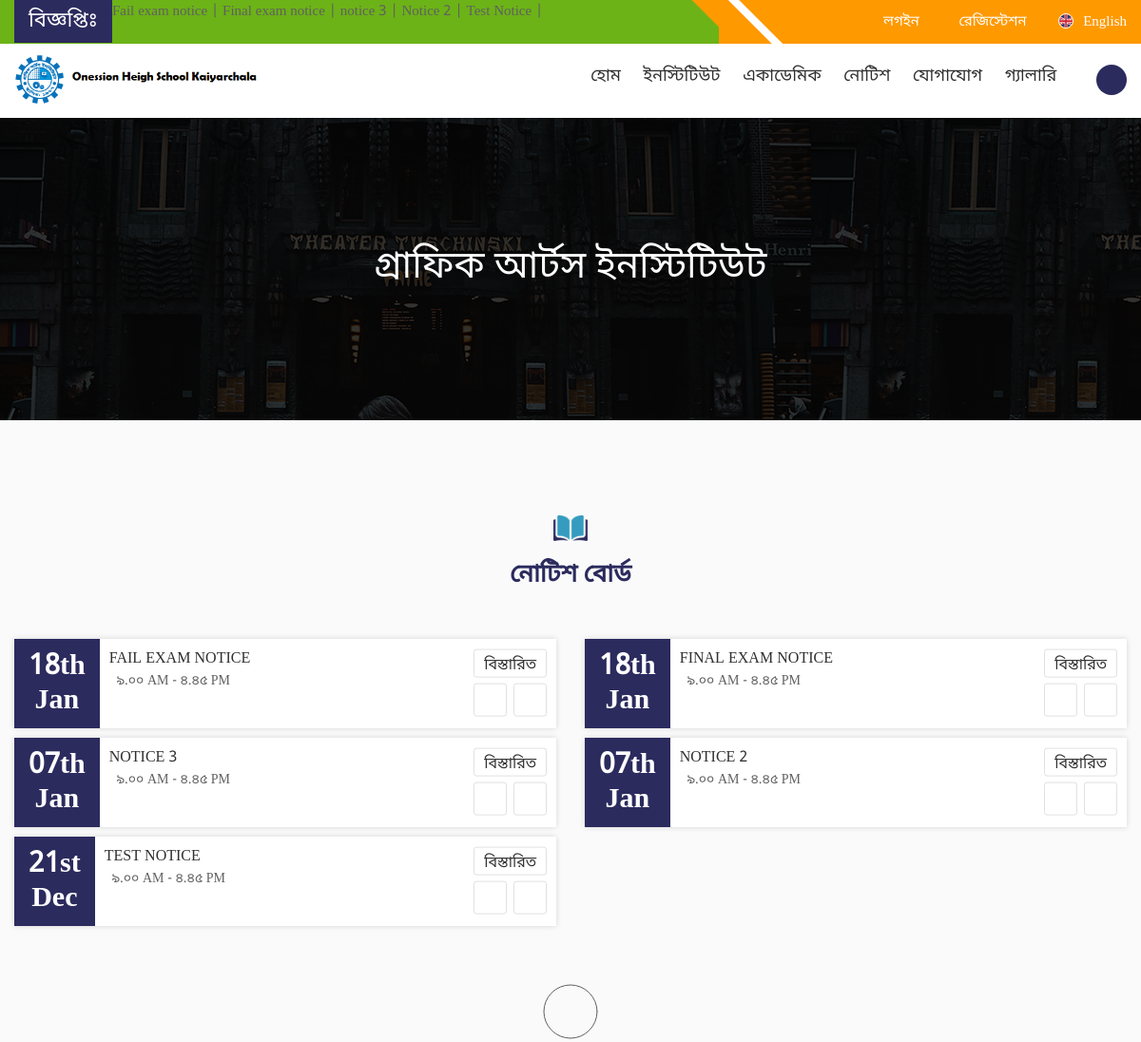
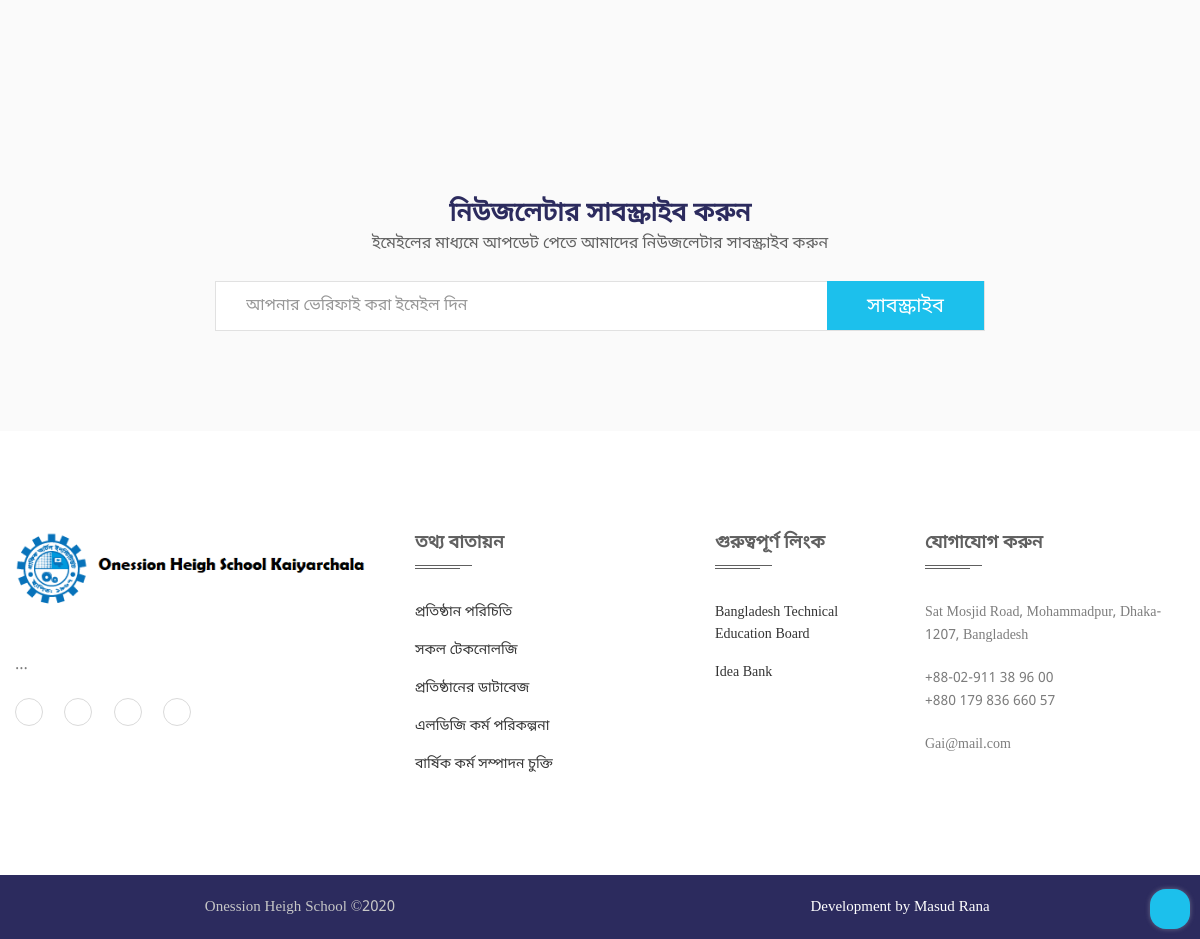
Screenshot of /index.php/Front/Notice/ with the database file from the repository (2 pictures, top to bottom).
### tables this page shows
CREATE TABLE `tb_edu_notice` (
  `id` int(11) NOT NULL,
  `published_date` varchar(255) NOT NULL,
  `deadline_date` varchar(255) NOT NULL,
  `title` varchar(255) NOT NULL,
  `notice_tags` text NOT NULL,
  `notice_body` text NOT NULL,
  `notice_file` varchar(255) NOT NULL,
  `status` int(11) NOT NULL,
  `created_at` timestamp NOT NULL DEFAULT CURRENT_TIMESTAMP ON UPDATE CURRENT_TIMESTAMP,
  `created_by` varchar(255) NOT NULL
);

CREATE TABLE `tb_edu_siteoption` (
  `id` int(11) NOT NULL,
  `title` varchar(255) NOT NULL,
  `name` varchar(255) NOT NULL,
  `logo` varchar(255) NOT NULL,
  `about` text NOT NULL,
  `about_image` varchar(255) NOT NULL,
  `address` text NOT NULL,
  `map` text NOT NULL,
  `phone` varchar(255) NOT NULL,
  `online` varchar(255) NOT NULL,
  `hotline_phone` varchar(255) NOT NULL,
  `email` varchar(255) NOT NULL,
  `facebook` varchar(255) NOT NULL,
  `linkedln` varchar(255) NOT NULL,
  `copyright` varchar(255) NOT NULL,
  `portfolio_title` varchar(255) NOT NULL,
  `portfolio_background` varchar(255) NOT NULL,
  `portfolio_content` text NOT NULL,
  `status` int(11) NOT NULL,
  `created_at` timestamp NOT NULL DEFAULT CURRENT_TIMESTAMP ON UPDATE CURRENT_TIMESTAMP,
  `update_by` int(11) NOT NULL,
  `visitors` int(11) NOT NULL
);

CREATE TABLE `tb_edu_coverimg` (
  `id` int(11) NOT NULL,
  `tech_img` varchar(255) NOT NULL,
  `teacher_img` varchar(255) NOT NULL,
  `student_img` varchar(255) NOT NULL,
  `notice_img` varchar(255) NOT NULL,
  `event_img` varchar(255) NOT NULL,
  `curri_img` varchar(255) NOT NULL,
  `site_img` varchar(255) NOT NULL
);

CREATE TABLE `tb_edu_link` (
  `id` int(11) NOT NULL,
  `title` varchar(255) NOT NULL,
  `link` varchar(255) NOT NULL,
  `status` int(11) NOT NULL,
  `created_at` timestamp NOT NULL DEFAULT CURRENT_TIMESTAMP ON UPDATE CURRENT_TIMESTAMP
);

### application/views/front/Notice.php (the view, shortened to what the rows shown need)
    <div class="banner-area-wrapper">
        <div class="banner-area text-center" style="background-image: url(<?php echo base_url();?>images/coverimg/<?php echo $coverimgData->notice_img;?>">
            <div class="container">
                <div class="row">
                    <div class="col-xs-12">
                        <div class="banner-content-wrapper">
                            <div class="banner-content">
                                <h2>গ্রাফিক আর্টস ইনস্টিটিউট</h2>
                            </div>
                        </div>
                    </div>
                </div>
            </div>
        </div>
    </div>
    <div class="event-area one text-center">
        <div class="container">
            <div class="section-title">
                <h2>নোটিশ বোর্ড</h2>
            </div>
            <div class="row">
<?php
if($NoticeDataList){
    foreach ($NoticeDataList as $NoticeData) {
?>
                <div class="col-md-6 col-sm-6 col-xs-12">
                    <div class="single-event mb-35">
                        <div class="event-date">
                            <h3>
                                <a href="<?php echo base_url('index.php/Front/Notice_Details/'); ?><?php echo $NoticeData->id; ?>">
                                <?php  $time = date('dS', strtotime($NoticeData->created_at));
                                     echo $time;?>
                                <br/>
                                <?php  $time = date(' M', strtotime($NoticeData->created_at));
                                     echo $time;?>
                                </a>
                         </h3>
                        </div>
                        <div class="notice-content text-left">
                            <div class="event-content-left">
                                <h4><a href="<?php echo base_url('index.php/Front/Notice_Details/'); ?><?php echo $NoticeData->id; ?>"><?php echo $NoticeData->title; ?></a></h4>
                                <ul>
                                    <li><i class="zmdi zmdi-time"></i>৯.০০ AM - ৪.৪৫ PM</li>
                                </ul>
                            </div>
                            <ul class="notice-content-right">
                                <li>
                                    <a class="default-btn nam-notice-btn" href="<?php echo base_url('index.php/Front/Notice_Details/'); ?><?php echo $NoticeData->id; ?>"
                                        style="padding-right: 10px !important;padding-left: 10px !important;">বিস্তারিত</a>
                                </li>
                                <li>
                                    <a class="default-btn nam-notice-download-btn" href="#"
                                        style="margin-right: 3px;">
                                    </a>
                                    <a class="default-btn nam-notice-download-btn" href="#" target="_blank">
                                    </a>
                                </li>
                            </ul>
                        </div>
                    </div>
                </div>
<?php
    }
}else{
    echo 'No Recent Notice !';
}
?>
            </div>
        </div>
    </div>

### application/views/front/Header.php (shortened to what the rows shown need)
<!DOCTYPE html>
<html lang="en">
<head>
    <link rel="stylesheet" href="<?php echo base_url();?>Asset/css/bootstrap.min.css">
    <link rel="stylesheet" href="<?php echo base_url();?>Asset/css/uikit.min.css">
    <link rel="stylesheet" href="<?php echo base_url();?>Asset/css/animate.css">
    <link rel="stylesheet" href="https://cdnjs.cloudflare.com/ajax/libs/material-design-iconic-font/2.2.0/css/material-design-iconic-font.min.css">
    <link rel="stylesheet" href="<?php echo base_url();?>Asset/css/mobilemenu.css">
    <link rel="stylesheet" href="<?php echo base_url();?>Asset/css/main.css">
    <link rel="stylesheet" href="<?php echo base_url();?>Asset/css/media.css">
</head>
<body>
    <header class="top">
        <div class="header-top">
            <div class="container">
                <div class="row">
                    <div class="col-md-8 col-sm-8 col-xs-12">
                        <div class="header-top-left">
                            <div class="news-bar">
                                <ul>
                                    <li>
                                        <marquee behavior="" direction="" onmouseover="this.stop();"
                                            onmouseout="this.start();">
                                            <p>
<?php
if($NoticeDataList){
    $noticeQty = 0;
    foreach ($NoticeDataList as $NoticeData) {
        $noticeQty++;
        if($noticeQty<6){
?>
<a href="<?php echo base_url('index.php/Front/Notice_Details/'); ?><?php echo $NoticeData->id; ?>"><?php echo $NoticeData->title; ?> |</a>
<?php
        }
    }
}else{
    echo 'No Recent Notice !';
}
?>
                                            </p>
                                        </marquee>
                                    </li>
                                </ul>
                            </div>
                        </div>
                    </div>
                </div>
            </div>
        </div>
        <div class="header-area two header-sticky">
            <div class="container">
                <div class="row">
                    <div class="col-md-3 col-sm-3">
                        <div class="logo">
                            <a href="<?php echo base_url('index.php/Front/');?>"><img src="<?php echo base_url();?>images/logo/<?php echo $SiteOptionData->logo;?>" alt="GAI" /></a>
                        </div>
                    </div>
                </div>
            </div>
        </div>
    </header>

### application/views/front/Footer.php (shortened to what the rows shown need)
    <div class="subscribe-area pt-60 pb-70">
        <div class="container">
            <div class="row">
                <div class="col-md-8 col-md-offset-2">
                    <div class="subscribe-content section-title text-center">
                        <h2>নিউজলেটার সাবস্ক্রাইব করুন</h2>
                    </div>
                </div>
            </div>
        </div>
    </div>
    <footer class="footer-area">
        <div class="main-footer">
            <div class="container">
                <div class="row">
                    <div class="col-md-4 col-sm-6 col-xs-12">
                        <div class="single-widget pr-60">
                            <div class="footer-logo pb-25">
                                <a href="index.html"><img src="<?php echo base_url();?>images/logo/<?php echo $SiteOptionData->logo;?>" alt="GAI"></a>
                            </div>
                            <p>
                                <b>
                                <?php
                                $SiteAbout =  $SiteOptionData->about;
                                $SiteAbout = character_limiter($SiteAbout, 153);
                                echo $SiteAbout;
                                ?><a href="about.html">...</a></b>
                            </p>
                        </div>
                    </div>
                    <div class="col-md-2 col-sm-6 col-xs-12">
                        <div class="single-widget">
                            <ul>
                                <?php
                                    foreach ($ImportantDataLink as $key => $Datalink) {
                                 ?>
                                <li><a class="uk-button-text" href="<?php echo $Datalink->link?>" target="_blank"><?php echo $Datalink->title?></a></li>
                                <?php
                                    }
                                ?>
                            </ul>
                        </div>
                    </div>
                    <div class="col-md-3 col-sm-6 col-xs-12">
                        <div class="single-widget">
                            <h3>যোগাযোগ করুন</h3>
                            <p><?php echo $SiteOptionData->address;?></p>
                            <p><?php echo $SiteOptionData->phone;?><br><?php echo $SiteOptionData->online;?></p>
                            <p> <?php echo $SiteOptionData->email;?></p>
                        </div>
                    </div>
                </div>
            </div>
        </div>
    </footer>
</body>
</html>

### rows the page displays
tb_edu_notice: title "Fail exam notice", created_at "18th", created_at "Jan", title "FAIL EXAM NOTICE"
tb_edu_notice: title "Final exam notice", created_at "18th", created_at "Jan", title "FINAL EXAM NOTICE"
tb_edu_notice: title "notice 3", created_at "07th", created_at "Jan", title "NOTICE 3"
tb_edu_notice: title "Notice 2", created_at "07th", created_at "Jan", title "NOTICE 2"
tb_edu_notice: title "Test Notice", created_at "21st", created_at "Dec", title "TEST NOTICE"
tb_edu_siteoption: logo (picture), address "Sat Mosjid Road, Mohammadpur, Dhaka-1207, Bangladesh", phone "+88-02-911 38 96 00", online "+880 179 836 660 57", email "Gai@mail.com"
tb_edu_coverimg: notice_img (picture)
tb_edu_link: title "Bangladesh Technical Education Board"
tb_edu_link: title "Idea Bank"
